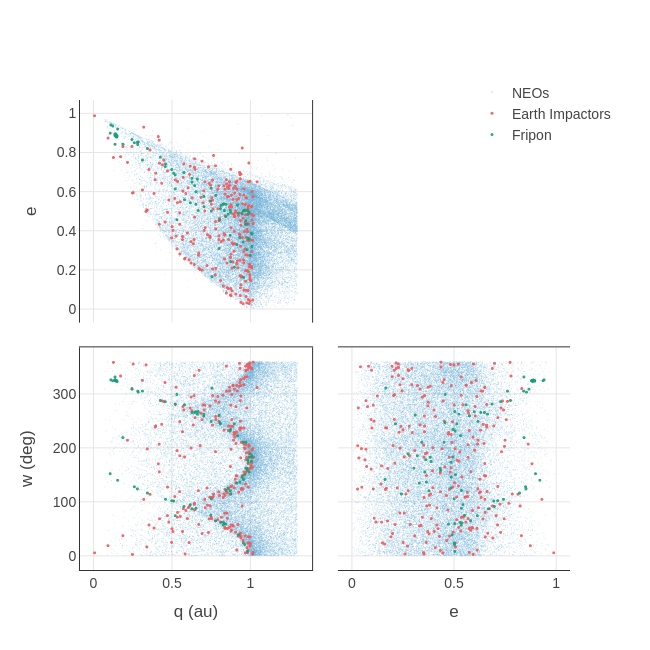

Notebook cell for this chart:
### Code cell
fig = go.Figure()

fig.add_trace(go.Splom(
    dimensions=[
        dict(label='q (au)', values=q_neos),
        dict(label='e', values=e_neos),
        dict(label='w (deg)', values=w_neos)
    ],
    name="NEOs",
    showupperhalf=False,
    diagonal_visible=False,
    marker=dict(color="#6baed6", size=1, opacity=0.3)  
))

fig.add_trace(go.Splom(
    dimensions=[
        dict(label='q (au)', values=q_cneos),
        dict(label='e', values=e_cneos),
        dict(label='w (deg)', values=w_cneos)
    ],
    name="Earth Impactors",
    showupperhalf=False,
    diagonal_visible=False,
    marker=dict(color="#ED5C5E", size=3, opacity=0.9)
))

fig.add_trace(go.Splom(
    dimensions=[
        dict(label='q (au)', values=q_fripon),
        dict(label='e', values=e_fripon),
        dict(label='w (deg)', values=w_fripon)
    ],
    name="Fripon",
    showupperhalf=False,
    diagonal_visible=False,
    marker=dict(color="#1b9e77", size=3, opacity=0.9)
))

# Layout limpio
fig.update_layout(
    width=650,
    height=650,
    font=dict(family="Arial", color="#444444", size=14),
    plot_bgcolor='white',
    paper_bgcolor='white',
    dragmode='select',
    hovermode='closest',
    legend=dict(
        x=0.8, y=1.05,
        bgcolor='rgba(0,0,0,0)',
        borderwidth=0
    )
)

for axis in ['xaxis', 'xaxis2', 'xaxis3', 'yaxis', 'yaxis2', 'yaxis3']:
    fig.update_layout({axis: dict(
        showline=True,
        linewidth=1,
        linecolor="#333333",
        mirror=True,
        showgrid=True,
        gridcolor="#e6e6e6",
        zeroline=False
    )})

fig.show()

### Figure 1 — Plotly figure (JSON) as saved in the notebook; plotly's stock layout.template omitted (floating-point values rounded to 4 significant figures; data arrays with more than 128 entries replaced by an {"elided": "..."} marker saying what was removed)
{"data": [{"diagonal": {"visible": false}, "dimensions": [{"label": "q (au)", "values": {"elided": "34324 float values"}}, {"label": "e", "values": {"elided": "34324 float values"}}, {"label": "w (deg)", "values": {"elided": "34324 float values"}}], "marker": {"color": "#6baed6", "opacity": 0.3, "size": 1}, "name": "NEOs", "showupperhalf": false, "type": "splom"}, {"diagonal": {"visible": false}, "dimensions": [{"label": "q (au)", "values": {"elided": "262 float values"}}, {"label": "e", "values": {"elided": "262 float values"}}, {"label": "w (deg)", "values": {"elided": "262 float values"}}], "marker": {"color": "#ED5C5E", "opacity": 0.9, "size": 3}, "name": "Earth Impactors", "showupperhalf": false, "type": "splom"}, {"diagonal": {"visible": false}, "dimensions": [{"label": "q (au)", "values": {"elided": "158 float values"}}, {"label": "e", "values": {"elided": "158 float values"}}, {"label": "w (deg)", "values": {"elided": "158 float values"}}], "marker": {"color": "#1b9e77", "opacity": 0.9, "size": 3}, "name": "Fripon", "showupperhalf": false, "type": "splom"}], "layout": {"dragmode": "select", "font": {"color": "#444444", "family": "Arial", "size": 14}, "height": 650, "hovermode": "closest", "legend": {"bgcolor": "rgba(0,0,0,0)", "borderwidth": 0, "x": 0.8, "y": 1.05}, "paper_bgcolor": "white", "plot_bgcolor": "white", "width": 650, "xaxis": {"gridcolor": "#e6e6e6", "linecolor": "#333333", "linewidth": 1, "mirror": true, "showgrid": true, "showline": true, "zeroline": false}, "xaxis2": {"gridcolor": "#e6e6e6", "linecolor": "#333333", "linewidth": 1, "mirror": true, "showgrid": true, "showline": true, "zeroline": false}, "xaxis3": {"gridcolor": "#e6e6e6", "linecolor": "#333333", "linewidth": 1, "mirror": true, "showgrid": true, "showline": true, "zeroline": false}, "yaxis": {"gridcolor": "#e6e6e6", "linecolor": "#333333", "linewidth": 1, "mirror": true, "showgrid": true, "showline": true, "zeroline": false}, "yaxis2": {"gridcolor": "#e6e6e6", "linecolor": "#333333", "linewidth": 1, "mirror": true, "showgrid": true, "showline": true, "zeroline": false}, "yaxis3": {"gridcolor": "#e6e6e6", "linecolor": "#333333", "linewidth": 1, "mirror": true, "showgrid": true, "showline": true, "zeroline": false}}}
